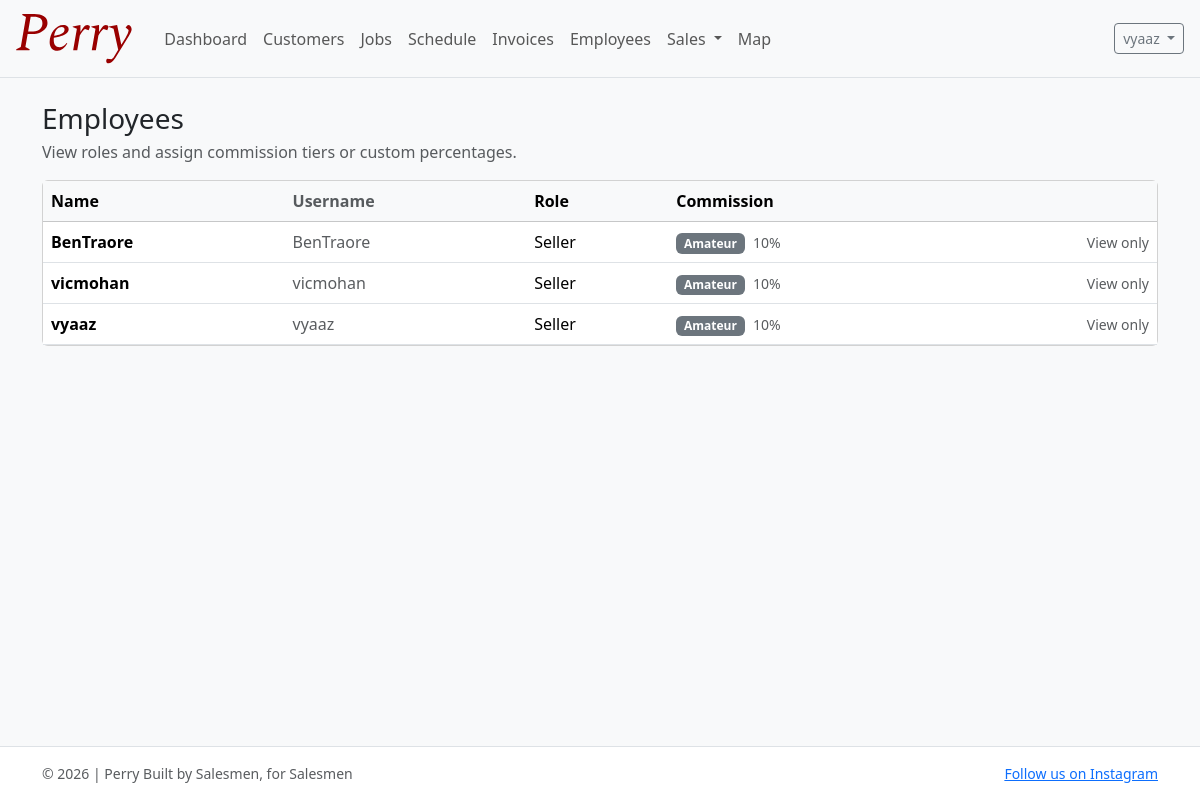
Before: /accounts/employees/ (signed in) with the older database file.
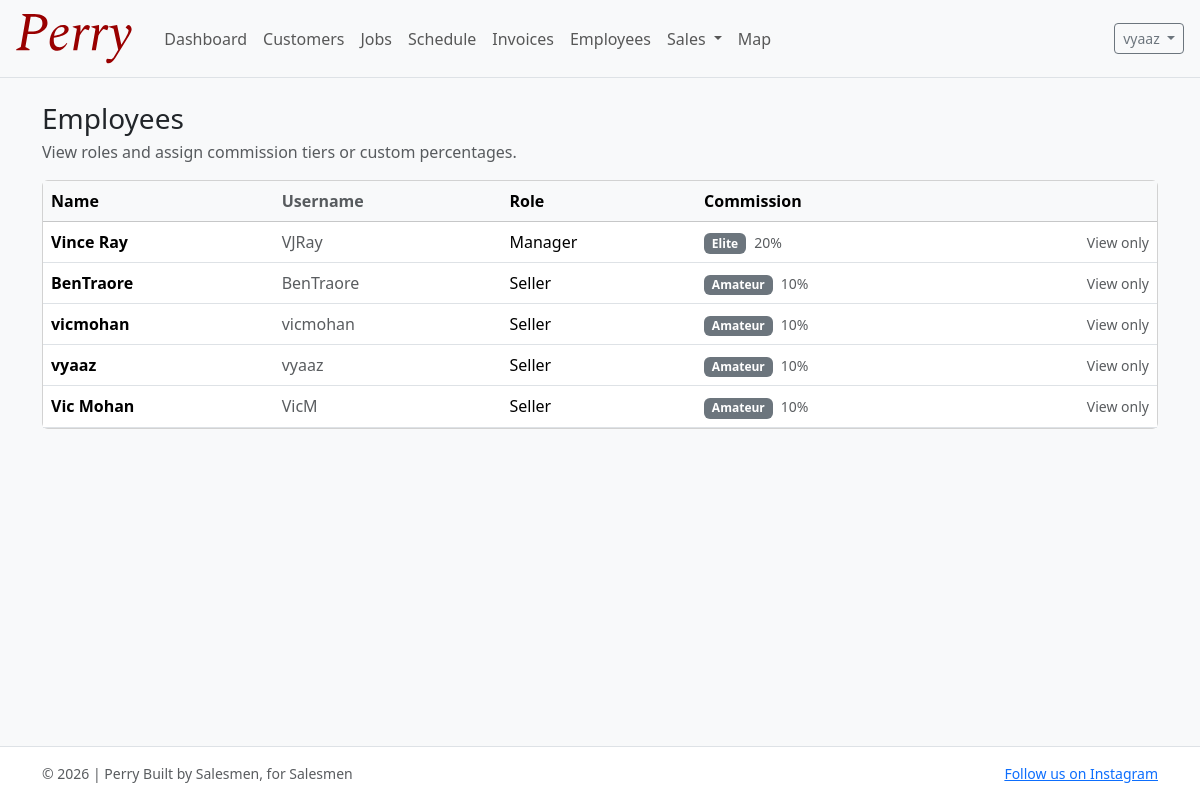
After: the same page with the newer database file.
### accounts/models.py (models this page shows, shortened)
class User(AbstractUser):
    email = models.EmailField(blank=True)
    phone_number = models.CharField(max_length=30, blank=True)
    role = models.CharField(max_length=20, choices=UserRole.choices, default=UserRole.SELLER)
    profile_image = models.ImageField(upload_to="profile_pics/", null=True, blank=True)
    commission_tier = models.CharField(
        max_length=20, choices=CommissionTier.choices, default=CommissionTier.AMATEUR
    )
    commission_override_percentage = models.DecimalField(
        max_digits=5,
        decimal_places=2,
        null=True,
        blank=True,
        help_text="If set, overrides the tier percentage (e.g. 12.5 for 12.5%).",
    )
    hire_date = models.DateField(null=True, blank=True, default=timezone.now)
    def get_full_name(self) -> str:  # type: ignore[override]
        full = f"{self.first_name} {self.last_name}".strip()
        return full or self.username

### accounts/views.py (the view)
# urls.py: path("employees/", employees_list, name="employees_list"),
@login_required
def employees_list(request):
    from django.contrib.auth import get_user_model
    User = get_user_model()
    employees = User.objects.all().order_by("role", "last_name", "first_name", "username")
    can_edit = getattr(request.user, "role", None) == "MANAGER"
    return render(
        request,
        "accounts/employees_list.html",
        {"employees": employees, "can_edit": can_edit},
    )

### templates/accounts/employees_list.html (shortened to what this page needs)
{% extends "base.html" %}
{% block content %}
  <div class="d-flex justify-content-between align-items-start gap-3 flex-wrap mb-3">
    <div>
      <h1 class="h3 mb-1">Employees</h1>
      <div class="text-muted">View roles and assign commission tiers or custom percentages.</div>
    </div>
  </div>
  <div class="card">
    <div class="card-body p-0">
      <div class="table-responsive">
        <table class="table table-hover mb-0 align-middle">
          <thead class="table-light">
            <tr>
              <th>Name</th>
              <th class="text-muted">Username</th>
              <th>Role</th>
              <th>Commission</th>
              <th></th>
            </tr>
          </thead>
          <tbody>
            {% for e in employees %}
              <tr>
                <td class="fw-semibold">{{ e.get_full_name }}</td>
                <td class="text-muted">{{ e.username }}</td>
                <td>{{ e.get_role_display }}</td>
                <td>
                  {% if e.commission_override_percentage %}
                    <span class="badge text-bg-primary">{{ e.commission_override_percentage }}%</span>
                    <span class="text-muted small ms-1">(custom)</span>
                  {% else %}
                    <span class="badge text-bg-secondary">{{ e.get_commission_tier_display }}</span>
                    {% if e.commission_tier == "AMATEUR" %}
                      <span class="text-muted small ms-1">10%</span>
                    {% elif e.commission_tier == "INTERMEDIATE" %}
                      <span class="text-muted small ms-1">15%</span>
                    {% elif e.commission_tier == "ELITE" %}
                      <span class="text-muted small ms-1">20%</span>
                    {% endif %}
                  {% endif %}
                </td>
                <td class="text-end">
                  {% if can_edit %}
                    <a class="btn btn-sm btn-outline-primary" href="{% url 'employee_commission_edit' e.id %}">Edit</a>
                  {% else %}
                    <span class="text-muted small">View only</span>
                  {% endif %}
                </td>
              </tr>
            {% empty %}
              <tr>
                <td colspan="5" class="text-center text-muted py-4">No employees found.</td>
              </tr>
            {% endfor %}
          </tbody>
        </table>
      </div>
    </div>
  </div>
{% endblock %}

### templates/base.html (shortened to what this page needs)
{% load static %}
<!doctype html>
<html lang="en">
  <head>
    <link
      href="https://cdn.jsdelivr.net/npm/bootstrap@5.3.3/dist/css/bootstrap.min.css"
      rel="stylesheet"
    />
  </head>
  <body class="d-flex flex-column min-vh-100 bg-light">
    <nav class="navbar navbar-expand-lg bg-body-tertiary border-bottom">
      <div class="container-fluid px-3">
        <a class="navbar-brand" href="{% url 'dashboard' %}">
          <img src="{% static 'images/PerryLogoOfficial.svg' %}" alt="Perry" height="50" class="d-inline-block align-text-top me-2" />
        </a>
        <div class="collapse navbar-collapse" id="navbarMain">
          <ul class="navbar-nav me-auto mb-2 mb-lg-0">
            <li class="nav-item">
              <a class="nav-link" href="{% url 'dashboard' %}">Dashboard</a>
            </li>
            <li class="nav-item">
              <a class="nav-link" href="{% url 'customer_list' %}">Customers</a>
            </li>
            <li class="nav-item">
              <a class="nav-link" href="{% url 'job_list' %}">Jobs</a>
            </li>
            <li class="nav-item">
              <a class="nav-link" href="{% url 'schedule_list' %}">Schedule</a>
            </li>
            <li class="nav-item">
              <a class="nav-link" href="{% url 'invoice_list' %}">Invoices</a>
            </li>
            {% if user.is_authenticated %}
              <li class="nav-item">
                <a class="nav-link" href="{% url 'employees_list' %}">Employees</a>
              </li>
            {% endif %}
            {% if user.is_authenticated %}
              <li class="nav-item dropdown">
                <a class="nav-link dropdown-toggle" href="#" role="button" data-bs-toggle="dropdown" aria-expanded="false">
                  Sales
                </a>
              </li>
            {% endif %}
            <li class="nav-item">
              <a class="nav-link" href="{% url 'map' %}">Map</a>
            </li>
          </ul>
          <div class="d-flex gap-2">
            {% if user.is_authenticated %}
              <div class="dropdown">
                <button class="btn btn-outline-secondary btn-sm dropdown-toggle" data-bs-toggle="dropdown">
                  {{ user.get_full_name|default:user.username }}
                </button>
              </div>
            {% else %}
              <a class="btn btn-outline-secondary btn-sm" href="{% url 'register' %}">Sign Up</a>
              <a class="btn btn-primary btn-sm" href="{% url 'login' %}">Login</a>
            {% endif %}
          </div>
        </div>
      </div>
    </nav>
    <main class="flex-grow-1">
      <div class="container py-4">
        {% block content %}{% endblock %}
      </div>
    </main>
    <footer class="border-top bg-white">
      <div class="container py-3 small text-muted d-flex justify-content-between gap-3 flex-wrap">
        <span>&copy; {% now "Y" %} | Perry Built by Salesmen, for Salesmen</span>
        <span><a href="https://www.instagram.com/collegiatecleanersllc" target="_blank">Follow us on Instagram</a></span>
      </div>
    </footer>
  </body>
</html>

Changed rows visible on the page:
added User: get_full_name "Vince Ray", username "VJRay", role "Manager", commission_tier "Elite", shows "20%"
added User: get_full_name "Vic Mohan", username "VicM", role "Seller", commission_tier "Amateur", shows "10%"
